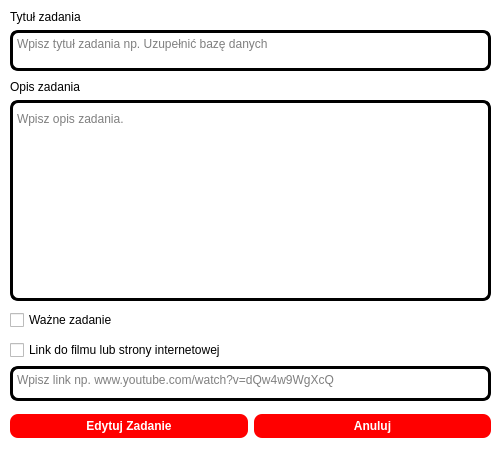
<?xml version="1.0" encoding="UTF-8"?>
<ui version="4.0">
 <class>EditTask</class>
 <widget class="QDialog" name="EditTask">
  <property name="geometry">
   <rect>
    <x>0</x>
    <y>0</y>
    <width>500</width>
    <height>450</height>
   </rect>
  </property>
  <property name="windowTitle">
   <string>Dialog</string>
  </property>
  <property name="styleSheet">
   <string notr="true">#EditTask{
background-color: white;
}</string>
  </property>
  <widget class="QWidget" name="verticalLayoutWidget_6">
   <property name="geometry">
    <rect>
     <x>10</x>
     <y>10</y>
     <width>481</width>
     <height>61</height>
    </rect>
   </property>
   <layout class="QVBoxLayout" name="verticalLayout_6">
    <item>
     <widget class="QLabel" name="tasktitle">
      <property name="text">
       <string>Tytuł zadania</string>
      </property>
     </widget>
    </item>
    <item>
     <widget class="QTextEdit" name="tasktitlevalue">
      <property name="styleSheet">
       <string notr="true">#tasktitlevalue{
background-color: white;
background-repeat: none;
color: black;
border: 3px solid black;
border-top-right-radius: 8px;
border-top-left-radius: 8px;
border-bottom-right-radius: 8px;
border-bottom-left-radius: 8px;
}</string>
      </property>
      <property name="placeholderText">
       <string>Wpisz tytuł zadania np. Uzupełnić bazę danych</string>
      </property>
     </widget>
    </item>
   </layout>
  </widget>
  <widget class="QWidget" name="verticalLayoutWidget_4">
   <property name="geometry">
    <rect>
     <x>10</x>
     <y>340</y>
     <width>481</width>
     <height>61</height>
    </rect>
   </property>
   <layout class="QVBoxLayout" name="verticalLayout_4">
    <item>
     <widget class="QCheckBox" name="tasklinkcheck">
      <property name="text">
       <string>Link do filmu lub strony internetowej</string>
      </property>
     </widget>
    </item>
    <item>
     <widget class="QTextEdit" name="tasklinkvalue">
      <property name="styleSheet">
       <string notr="true">#tasklinkvalue{
background-color: white;
background-repeat: none;
color: black;
border: 3px solid black;
border-top-right-radius: 8px;
border-top-left-radius: 8px;
border-bottom-right-radius: 8px;
border-bottom-left-radius: 8px;
}</string>
      </property>
      <property name="placeholderText">
       <string>Wpisz link np. www.youtube.com/watch?v=dQw4w9WgXcQ</string>
      </property>
     </widget>
    </item>
   </layout>
  </widget>
  <widget class="QWidget" name="horizontalLayoutWidget">
   <property name="geometry">
    <rect>
     <x>10</x>
     <y>410</y>
     <width>481</width>
     <height>32</height>
    </rect>
   </property>
   <layout class="QHBoxLayout" name="horizontalLayout">
    <item>
     <widget class="QPushButton" name="createtask">
      <property name="font">
       <font>
        <pointsize>9</pointsize>
        <weight>75</weight>
        <bold>true</bold>
       </font>
      </property>
      <property name="cursor">
       <cursorShape>PointingHandCursor</cursorShape>
      </property>
      <property name="styleSheet">
       <string notr="true">#createtask{
background-color: rgba(255,0,0,1);
background-repeat: none;
color: white;
padding-top: 5px;
padding-bottom: 5px;
border-top-right-radius: 8px;
border-top-left-radius: 8px;
border-bottom-right-radius: 8px;
border-bottom-left-radius: 8px;
}
#createtask:hover{
background-color: rgba(0, 0, 0, 1);
color: white;
}</string>
      </property>
      <property name="text">
       <string>Edytuj Zadanie</string>
      </property>
     </widget>
    </item>
    <item>
     <widget class="QPushButton" name="cancel">
      <property name="font">
       <font>
        <pointsize>9</pointsize>
        <weight>75</weight>
        <bold>true</bold>
       </font>
      </property>
      <property name="cursor">
       <cursorShape>PointingHandCursor</cursorShape>
      </property>
      <property name="styleSheet">
       <string notr="true">#cancel{
background-color: rgba(255,0,0,1);
background-repeat: none;
color: white;
padding-top: 5px;
padding-bottom: 5px;
border-top-right-radius: 8px;
border-top-left-radius: 8px;
border-bottom-right-radius: 8px;
border-bottom-left-radius: 8px;
}
#cancel:hover{
background-color: rgba(0, 0, 0, 1);
color: white;
}</string>
      </property>
      <property name="text">
       <string>Anuluj</string>
      </property>
     </widget>
    </item>
   </layout>
  </widget>
  <widget class="QWidget" name="verticalLayoutWidget_5">
   <property name="geometry">
    <rect>
     <x>10</x>
     <y>80</y>
     <width>481</width>
     <height>221</height>
    </rect>
   </property>
   <layout class="QVBoxLayout" name="verticalLayout_5">
    <item>
     <widget class="QLabel" name="taskdescription">
      <property name="text">
       <string>Opis zadania</string>
      </property>
     </widget>
    </item>
    <item>
     <widget class="QTextEdit" name="taskdescriptionvalue">
      <property name="styleSheet">
       <string notr="true">#taskdescriptionvalue{
background-color: white;
background-repeat: none;
color: black;
padding-top: 5px;
padding-bottom: 5px;
border: 3px solid black;
border-top-right-radius: 8px;
border-top-left-radius: 8px;
border-bottom-right-radius: 8px;
border-bottom-left-radius: 8px;
}</string>
      </property>
      <property name="placeholderText">
       <string>Wpisz opis zadania.</string>
      </property>
     </widget>
    </item>
   </layout>
  </widget>
  <widget class="QWidget" name="verticalLayoutWidget_3">
   <property name="geometry">
    <rect>
     <x>10</x>
     <y>310</y>
     <width>481</width>
     <height>21</height>
    </rect>
   </property>
   <layout class="QVBoxLayout" name="verticalLayout_3">
    <item>
     <widget class="QCheckBox" name="taskimportantcheck">
      <property name="text">
       <string>Ważne zadanie</string>
      </property>
     </widget>
    </item>
   </layout>
  </widget>
 </widget>
 <resources/>
 <connections/>
</ui>
